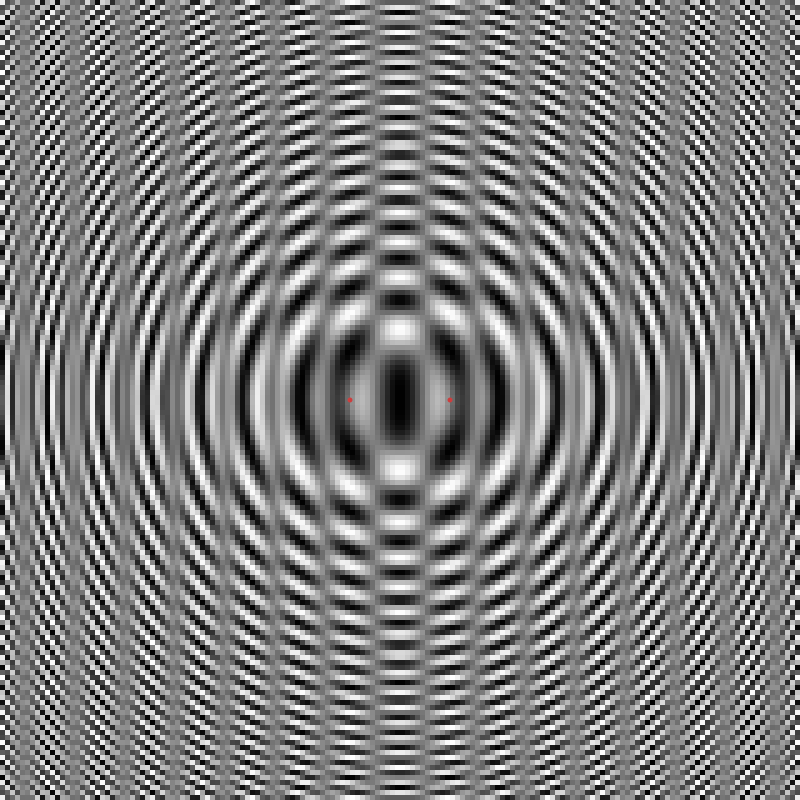
Frame 1 (no input)
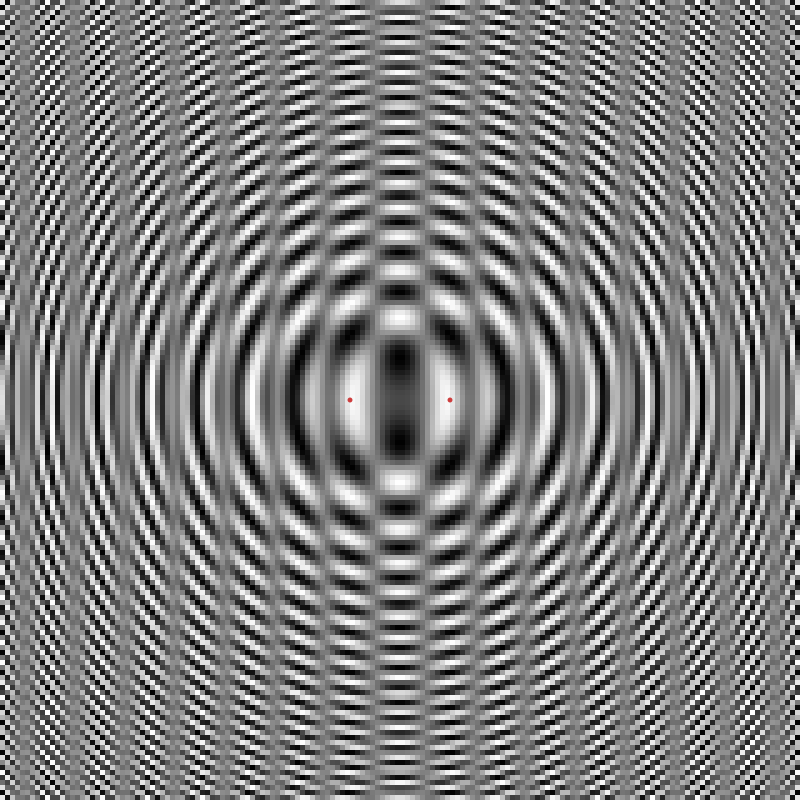
Frame 60 (the mouse pressed at the canvas centre just before this capture)
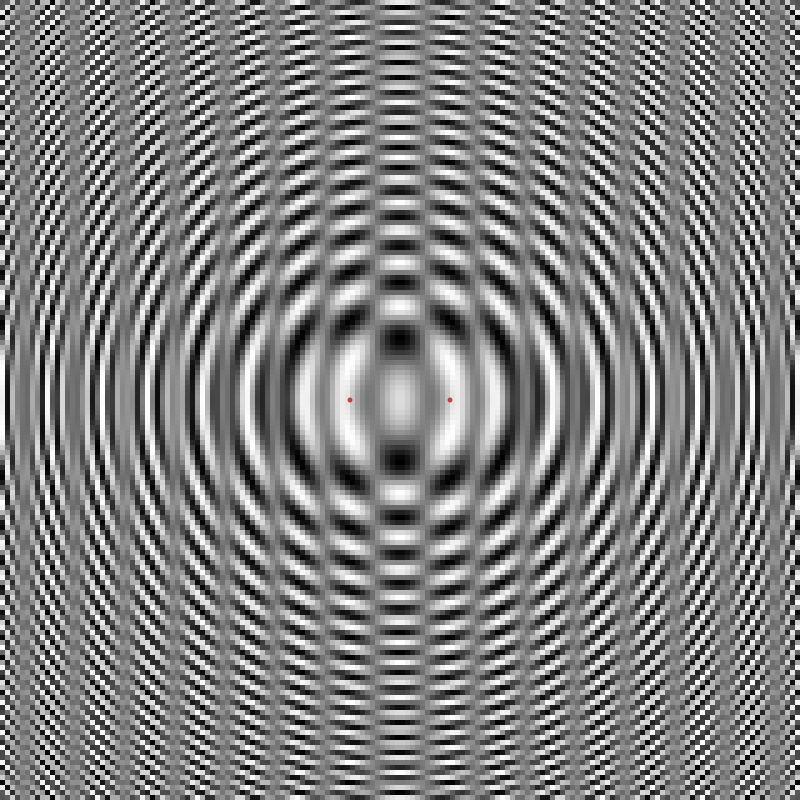
Frame 120 (the mouse held since frame 60 and released just before this capture)

The Processing sketch that drew these frames (run headless with seeded random() and noise(); from frame 60 on, the mouse is pressed at the canvas centre):

// Processing sketch: slitto
// ── slitto.pde
float t = 0.0;

float L = 10000.0;
float l = 0.5;
float c = 10.0;

float[][] z = {
  {350.0,400.0},
  {450.0,400.0},
};

int len = z.length;

float fure = 128.0/len;

boolean poi = true;

void setup() {
  size(800, 800);

  noStroke();
}

void draw() {
  for (int i = 0; i < 160; i++) {
    for (int j = 0; j < 160; j++) {
      float a = 0.0;

      for (int k = 0; k < len; k++) {
        float d = dist(z[k][0], z[k][1], 0.0, 2.5+5.0*i, 2.5+5.0*j, L);

        a += fure * sin(TWO_PI*(c*t-d)/l);
      }

      fill(128.0+a);
      square(5.0*i, 5.0*j, 10.0);
    }
  }

  if (poi) {
    fill(#CE3E3E);

    for (int k = 0; k<len; k++) {
      circle(z[k][0], z[k][1], 5);
    }
  }

  t += 1.0/1000.0;
}
